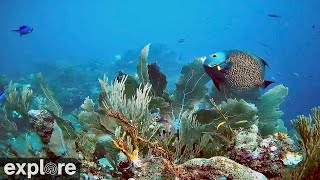
#> input picture learning_materials/aquatic-guardian-learn-cv/images/angelfish.jpg, 320 x 180 px
$ python -i vision.py   (imports and definitions only)   (older library calls are emulated)
#> lines starting #> are read from the running program, lines starting #| are printed output that depends on the picture
#> further down, picture is the input picture: shape (180, 320, 3); mean B, G, R 144.3, 122.3, 63.1
"""Server-side vision, mirroring site/js/vision.js so the browser and the relay
report the same metrics with the same meaning.

Pipeline: 320 px working frame -> running-Gaussian background model ->
foreground mask -> 3x3 open -> connected components (or an optional YOLO
detector via ultralytics) -> constant-velocity Kalman tracker with greedy
two-stage association -> behaviour and visibility metrics.
"""
from __future__ import annotations

import math
import time
from dataclasses import dataclass, field
from typing import Dict, List, Optional

import numpy as np

try:  # OpenCV is needed for capture and morphology; tests use it too
    import cv2
except ImportError:  # pragma: no cover
    cv2 = None


# [25 lines left out: functions iou, hull_area, not called in this run]


class KF1:
    """Constant-velocity Kalman filter on one axis (same equations as vision.js)."""

    def __init__(self, p0: float):
        self.x = [p0, 0.0]
        self.P = [[25.0, 0.0], [0.0, 100.0]]

    # [14 lines left out: functions predict, update, not called in this run]


TRACK_CONFIRM_HITS = 3  # ByteTrack / Live ocean: confirmed after 3 hits


@dataclass
class Track:
    id: int
    kx: KF1
    ky: KF1
    w: float
    h: float
    hits: int = 1
    miss: int = 0
    cls: str = "moving object"
    score: float = 0.0
    v_prev: List[float] = field(default_factory=lambda: [0.0, 0.0])
    last_obs: Optional[List[float]] = None
    prev_obs: Optional[List[float]] = None


class Tracker:
    """ByteTrack-style two-stage association + OC-SORT observation re-seed.

    Mirrors site/js/vision.js Tracker so browser and relay share IDs/counts.
    """

    def __init__(self):
        self.tracks: List[Track] = []
        self.next_id = 1

    def step(self, dets: List[Dict], dt: float) -> List[Track]:
        q, r = 400.0, 4.0
        for t in self.tracks:
            if t.miss >= 1 and t.last_obs and t.prev_obs:
                vx = (t.last_obs[0] - t.prev_obs[0]) / max(dt, 1e-3)
                vy = (t.last_obs[1] - t.prev_obs[1]) / max(dt, 1e-3)
                t.kx.x[1] = 0.5 * t.kx.x[1] + 0.5 * vx
                t.ky.x[1] = 0.5 * t.ky.x[1] + 0.5 * vy
            t.kx.predict(dt, q)
            t.ky.predict(dt, q)
            t.miss += 1
        hi = [d for d in dets if d["score"] >= 0.4]
        lo = [d for d in dets if d["score"] < 0.4]

        def associate(pool, tracks):
            pairs = []
            for ti, t in enumerate(tracks):
                pb = {"x": t.kx.x[0] - t.w / 2, "y": t.ky.x[0] - t.h / 2, "w": t.w, "h": t.h}
                gate = 1.5 * max(t.w, t.h, 4)
                for di, d in enumerate(pool):
                    u = iou(pb, d)
                    dist = math.hypot(d["x"] + d["w"] / 2 - t.kx.x[0], d["y"] + d["h"] / 2 - t.ky.x[0])
                    s = 1 + u if u > 0 else (1 - dist / gate if dist < gate else -1)
                    if s > 0.05:
                        pairs.append((s, ti, di))
            pairs.sort(key=lambda p: -p[0])
            ut, ud, m = set(), set(), []
            for s, ti, di in pairs:
                if ti not in ut and di not in ud:
                    ut.add(ti); ud.add(di); m.append((ti, di))
            return m, ut, ud

        # [10 lines left out: function upd, not called in this run]

        m, ut, ud = associate(hi, self.tracks)
        for ti, di in m:
            upd(self.tracks[ti], hi[di])
        rest = [t for i, t in enumerate(self.tracks) if i not in ut]
        m2, _, _ = associate(lo, rest)
        for ti, di in m2:
            upd(rest[ti], lo[di])
        for i, d in enumerate(hi):
            if i not in ud:
                cx, cy = d["x"] + d["w"] / 2, d["y"] + d["h"] / 2
                self.tracks.append(Track(
                    self.next_id, KF1(cx), KF1(cy), d["w"], d["h"],
                    cls=d.get("cls", "moving object"), score=d["score"],
                    last_obs=[cx, cy],
                ))
                self.next_id += 1
        self.tracks = [t for t in self.tracks if t.miss <= 8]
        return [t for t in self.tracks if t.hits >= TRACK_CONFIRM_HITS and t.miss <= 2]


class Engine:
    def __init__(self, width: int = 320, k: float = 2.5, min_area: int = 6, detector=None):
        self.width, self.k, self.min_area, self.detector = width, k, min_area, detector
        self.bg = None
        self.var = None
        self.frames = 0
        self.tracker = Tracker()
        self.last = None
        self.startles: List = []

    def process(self, frame_bgr: np.ndarray, now: Optional[float] = None) -> Dict:
        now = time.time() if now is None else now
        h0, w0 = frame_bgr.shape[:2]
#> h0 = 180; w0 = 320
        W = self.width
        H = max(8, round(W * h0 / w0))
#> H = 180
        small = cv2.resize(frame_bgr, (W, H), interpolation=cv2.INTER_AREA)
        b, g, r = small[..., 0].astype(np.float32), small[..., 1].astype(np.float32), small[..., 2].astype(np.float32)
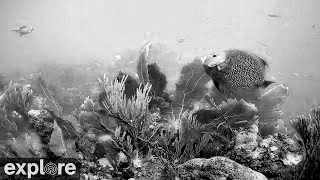
#> b: shape (180, 320) float32; min 0, max 255, mean 144.3
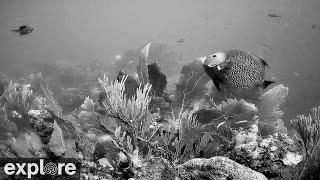
#> g: shape (180, 320) float32; min 0, max 255, mean 122.3
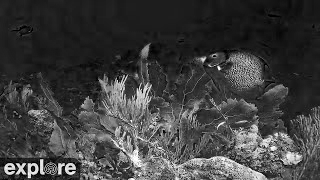
#> r: shape (180, 320) float32; min 0, max 255, mean 63.1
        gray = 0.299 * r + 0.587 * g + 0.114 * b
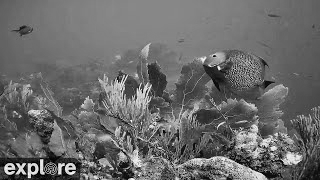
#> gray: shape (180, 320) float32; min 0.228, max 253.8, mean 107.1
        dt = min(2.0, now - self.last) if self.last else 0.5
        self.last = now
        if self.bg is None or self.bg.shape != gray.shape:
            self.bg = gray.copy()
            self.var = np.full_like(gray, 64.0)
            self.frames = 0
        a = 0.3 if self.frames < 10 else 0.03
        d = gray - self.bg
#> d: shape (180, 320) float32; every value is 0
        fg = d * d > self.k ** 2 * np.maximum(self.var, 16.0)
#> fg: shape (180, 320) bool; every value is 0
#> self.var: shape (180, 320) float32; every value is 64
        aa = np.where(fg, a * 0.1, a)
#> aa: shape (180, 320) float64; every value is 0.3
        self.bg += aa * d
        self.var = (1 - aa) * self.var + aa * d * d
#> self.var: shape (180, 320) float64; every value is 44.8
        self.frames += 1
        kern = np.ones((3, 3), np.uint8)
        mask = cv2.dilate(cv2.erode(fg.astype(np.uint8), kern), kern)
        lap = cv2.Laplacian(gray, cv2.CV_32F, ksize=1)
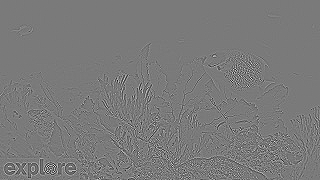
#> lap: shape (180, 320) float32; min -640.8, max 693.4, mean 0; drawn with min black and max white
        mean, sd = float(gray.mean()), float(gray.std())
#> mean = 107.1; sd = 38.85
        vis = {"luminance": mean / 255, "contrast": sd / 128,
               "sharpness": min(1.0, math.sqrt(float((lap[1:-1, 1:-1] ** 2).mean())) / 40),
               "blue_green": float((b.sum() + g.sum()) / (2 * r.sum() + 1))}
#> vis = {'luminance': 0.42, 'contrast': 0.304, 'sharpness': 1, 'blue_green': 2.11}
        vis["index"] = max(0.0, min(1.0, 0.5 * min(1, vis["contrast"] * 2.5) + 0.5 * vis["sharpness"])) * (0.2 if vis["luminance"] < 0.06 else 1)
        if self.detector is not None:
            dets = self.detector(small)
        elif self.frames < 8:
            dets = []
        else:
            n, lab, stats, _ = cv2.connectedComponentsWithStats(mask, connectivity=8)
            dets = [{"x": float(s[0]), "y": float(s[1]), "w": float(s[2]), "h": float(s[3]), "area": int(s[4]),
                     "score": min(1.0, s[4] / 40), "cls": "moving object"} for s in stats[1:] if s[4] >= self.min_area]
        tracks = self.tracker.step(dets, dt)
        m = self.metrics(tracks, W, H, float(mask.mean()), vis, dt, now)
        m.update({"detections": len(dets), "source": "relay: " + ("detector" if self.detector else "motion (background subtraction)"),
                  "fps": 1 / dt if dt else None, "t": int(now * 1000),
                  "tracks": [{"id": t.id, "x": t.kx.x[0] / W, "y": t.ky.x[0] / H, "w": t.w / W, "h": t.h / H} for t in tracks]})
        return m

    def metrics(self, tracks, W, H, activity, vis, dt, now) -> Dict:
#> called with W = 320, H = 180, activity = 0, dt = 0.5, now = 1.8e+09
        N = len(tracks)
        diag = math.hypot(W, H)
#> diag = 367.2
        sp, pts = [], []
        ux = uy = cy = 0.0
        moving = startle = 0
        for t in tracks:
            vx, vy = t.kx.x[1], t.ky.x[1]
            s = math.hypot(vx, vy)
            bl = max(2.0, math.sqrt(t.w * t.h))
            sp.append(s / bl)
            pts.append([t.kx.x[0], t.ky.x[0]])
            cy += t.ky.x[0] / H
            if s > 0.5 * bl:
                ux += vx / s; uy += vy / s; moving += 1
            acc = math.hypot(vx - t.v_prev[0], vy - t.v_prev[1]) / max(dt, 1e-3) / bl
            if t.hits > 4 and acc > 6:
                startle += 1
            t.v_prev = [vx, vy]
#> after the loop, cy = 0; moving = 0; pts = []; sp = []; startle = 0; ux = 0; uy = 0
        if startle:
            self.startles.append((now, startle))
        self.startles = [q for q in self.startles if now - q[0] < 60]
        nnd = None
        if N >= 2:
            tot = 0.0
            for i, p in enumerate(pts):
                tot += min(math.hypot(p[0] - q[0], p[1] - q[1]) for j, q in enumerate(pts) if j != i)
            nnd = tot / N / diag
        pol = math.hypot(ux, uy) / moving if moving else None
        nul = math.sqrt(math.pi) / (2 * math.sqrt(moving)) if moving else None
        return {"count": N, "moving": moving, "speed_bl_s": sum(sp) / len(sp) if sp else None,
                "polarization": pol, "polarization_null": nul, "polarization_excess": None if pol is None else pol - nul,
                "nnd": nnd, "dispersion": hull_area(pts) / (W * H) if N >= 3 else None,
                "vertical": cy / N if N else None, "activity": activity,
                "startles_per_min": sum(q[1] for q in self.startles), "visibility": vis["index"], "vis": vis,
                "reliable": vis["index"] >= 0.25 and vis["luminance"] >= 0.06,
                "flags": [] if vis["index"] >= 0.25 and vis["luminance"] >= 0.06 else
                ["Low visibility: counts and behaviour here are unreliable, and a drop would look like animals leaving when they are only harder to see."]}


# [14 lines left out: function yolo_detector, not called in this run]

>>> import cv2
>>> picture = cv2.imread('../learning_materials/aquatic-guardian-learn-cv/images/angelfish.jpg')
>>> result = Engine().process(picture)
#> in process, `m = self.metrics(tracks, W, H, float(mask.mean()), vis, dt, now)`: m = 15 items
#> result = 20 items

$ run again, on learning_materials/aquatic-guardian-learn-cv/images/eagle-ray.jpg
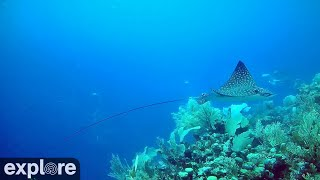
#> input picture learning_materials/aquatic-guardian-learn-cv/images/eagle-ray.jpg, 320 x 180 px
#> picture is the input picture: shape (180, 320, 3); mean B, G, R 203.1, 135.5, 10.2
#> in process, `gray = 0.299 * r + 0.587 * g + 0.114 * b`:
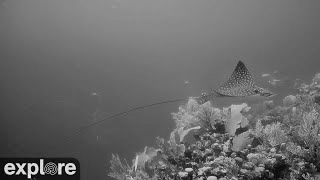
#> gray: shape (180, 320) float32; min 2.39, max 247, mean 105.7
#> d: shape (180, 320) float32; every value is 0
#> fg: shape (180, 320) bool; every value is 0
#> aa: shape (180, 320) float64; every value is 0.3
#> in process, `lap = cv2.Laplacian(gray, cv2.CV_32F, ksize=1)`:
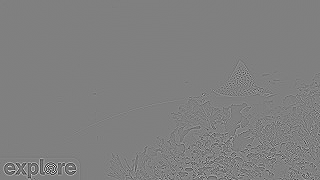
#> lap: shape (180, 320) float32; min -600.9, max 596, mean 0; drawn with min black and max white
#> mean = 105.7; sd = 30.37
#> vis = {'luminance': 0.415, 'contrast': 0.237, 'sharpness': 1, 'blue_green': 16.61}
#> m = 15 items
#> result = 20 items

$ run again, on learning_materials/aquatic-guardian-learn-cv/images/grouper.jpg
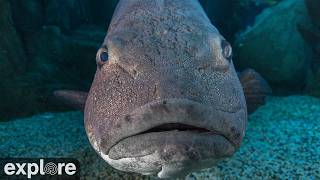
#> input picture learning_materials/aquatic-guardian-learn-cv/images/grouper.jpg, 320 x 180 px
#> picture is the input picture: shape (180, 320, 3); mean B, G, R 83.3, 74.2, 44.1
#> in process, `gray = 0.299 * r + 0.587 * g + 0.114 * b`:
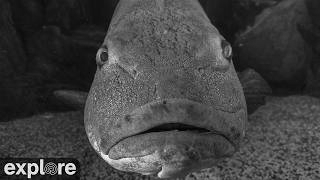
#> gray: shape (180, 320) float32; min 0.228, max 254.8, mean 66.3
#> d: shape (180, 320) float32; every value is 0
#> fg: shape (180, 320) bool; every value is 0
#> aa: shape (180, 320) float64; every value is 0.3
#> in process, `lap = cv2.Laplacian(gray, cv2.CV_32F, ksize=1)`:
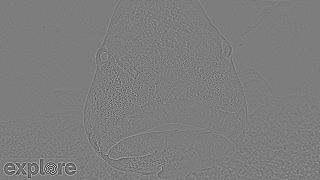
#> lap: shape (180, 320) float32; min -645.9, max 669.5, mean 0; drawn with min black and max white
#> mean = 66.25; sd = 37.76
#> vis = {'luminance': 0.26, 'contrast': 0.295, 'sharpness': 1, 'blue_green': 1.79}
#> m = 15 items
#> result = 20 items

$ run again, on learning_materials/aquatic-guardian-learn-cv/images/kelp-forest.jpg
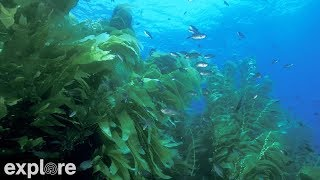
#> input picture learning_materials/aquatic-guardian-learn-cv/images/kelp-forest.jpg, 320 x 180 px
#> picture is the input picture: shape (180, 320, 3); mean B, G, R 120.3, 112.9, 32.1
#> in process, `gray = 0.299 * r + 0.587 * g + 0.114 * b`:
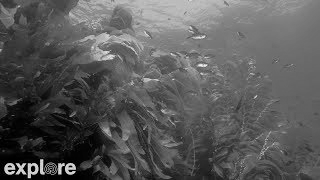
#> gray: shape (180, 320) float32; min 0, max 242.7, mean 89.6
#> d: shape (180, 320) float32; every value is 0
#> fg: shape (180, 320) bool; every value is 0
#> aa: shape (180, 320) float64; every value is 0.3
#> in process, `lap = cv2.Laplacian(gray, cv2.CV_32F, ksize=1)`:
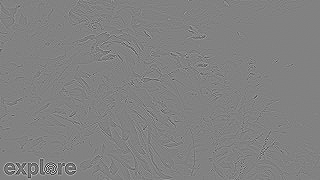
#> lap: shape (180, 320) float32; min -574, max 551.7, mean 0; drawn with min black and max white
#> mean = 89.57; sd = 43.58
#> vis = {'luminance': 0.351, 'contrast': 0.34, 'sharpness': 1, 'blue_green': 3.63}
#> m = 15 items
#> result = 20 items
